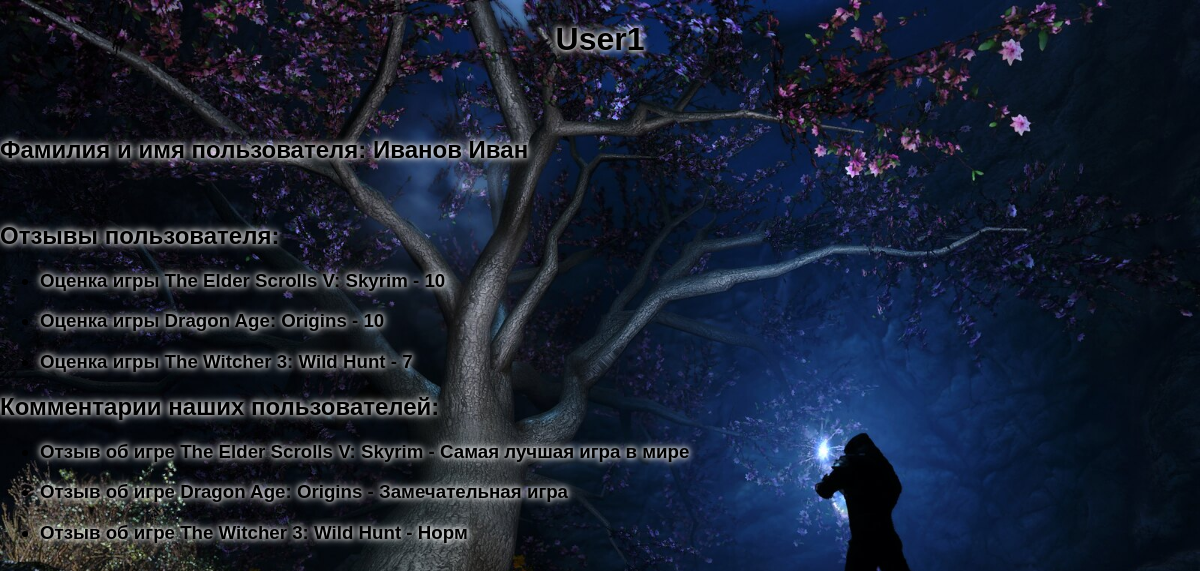
Page /list_user/1/ on the committed database.
### task/models.py (models this page shows)
class User(models.Model):
    username = models.CharField(max_length=150)
    firstname = models.CharField(max_length=150)
    lastname = models.CharField(max_length=150)
    password = models.CharField(max_length=128)

class Rating(models.Model):
    user = models.ForeignKey(User, on_delete=models.CASCADE)
    game = models.ForeignKey(Game, on_delete=models.CASCADE)
    score = models.IntegerField()

class Game(models.Model):
    title = models.CharField(max_length=255)
    description = models.TextField()
    rating_critics = models.IntegerField()
    price = models.FloatField()
    feedback_critics = models.TextField()

class Feedback(models.Model):
    user = models.ForeignKey(User, on_delete=models.CASCADE)
    game = models.ForeignKey(Game, on_delete=models.CASCADE)
    feedback_user = models.TextField()

### task/views.py (the view)
# urls.py: path('list_user/<int:user_id>/', get_user),
def get_user(request, user_id: int):
    user = User.objects.filter(id=user_id).first()
    if not user:
        return render(request, '404.html', status=404)
    ratings = Rating.objects.select_related('game').filter(user_id=user_id).all()
    feedbacks = Feedback.objects.select_related('game').filter(user_id=user_id).all()
    return render(request, 'user.html', {
        'user': user,
        'ratings': ratings,
        'feedbacks': feedbacks,
    })

### templates/user.html (shortened to what this page needs)
<!DOCTYPE html>
<html lang="en">
<head>
    {% load static %}
</head>
<body>
    <h1>{{ user.username }}</h1>
    <br>
    <br>
    <h2>Фамилия и имя пользователя: {{ user.lastname }} {{ user.firstname }}</h2>
    <br>
    <h2>Отзывы пользователя:</h2>
    <ul>
        {% for rating in ratings %}
            <h3><li>Оценка игры {{ rating.game.title }} - {{ rating.score }}</li></h3>
        {% endfor %}
    </ul>
    <h2>Комментарии наших пользователей:</h2>
    <ul>
        {% for feedback in feedbacks %}
            <h3><li>Отзыв об игре {{ feedback.game.title }} - {{ feedback.feedback_user }}</li></h3>
        {% endfor %}
    </ul>
</body>
</html>

### rows in the picture
User: username "User1", lastname "Иванов", firstname "Иван"
Rating: game "The Elder Scrolls V: Skyrim", score "10"
Rating: game "Dragon Age: Origins", score "10"
Rating: game "The Witcher 3: Wild Hunt", score "7"
Feedback: game "The Elder Scrolls V: Skyrim", feedback_user "Самая лучшая игра в мире"
Feedback: game "Dragon Age: Origins", feedback_user "Замечательная игра"
Feedback: game "The Witcher 3: Wild Hunt", feedback_user "Норм"
